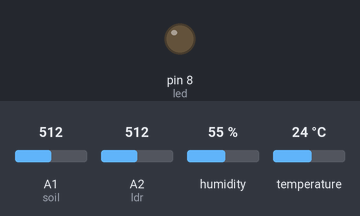
Simulated run of this sketch. Board: Arduino Uno, built with avr-gcc and run on an emulated ATmega328P. On the bench: output pins drawn as LEDs (lit = HIGH). The inputs (shaded band) are chosen by the test bench; at power-on: A1 (soil) = 512, A2 (ldr) = 512, humidity 55 %, temperature 24 °C. Pins used as bus, display or sensor lines are not drawn; what the sketch prints to the serial monitor is not drawn.

Above: at 0.1 s.
At 2.1 s:
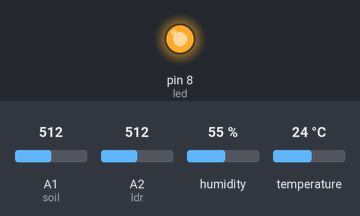
Timing chart, 0 to 3.6 s (numbered marks = the images above):
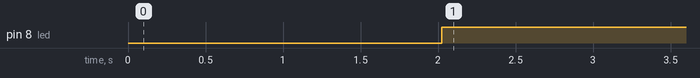

Measured:
- by itself, pin 8 (led): LOW → HIGH at 2.0 s

The sketch:

DHT_ldr_soil.ino
```cpp
#include<DHT.h>
#define DHT_TYPE DHT11
#define DHT_PIN A0
DHT dht(DHT_PIN,DHT_TYPE);
int soil=A1;
int ldr=A2;
int led=8;
int r1=2;
int r2=3;
void setup() {
  dht.begin();
  Serial.begin(9600);
  pinMode(soil,INPUT);
  pinMode(r1,OUTPUT);
  pinMode(led,OUTPUT);
}

void loop() {

  float temp=dht.readTemperature();
  Serial.print("Temperature:");
  Serial.print(temp);
  Serial.println("c");

  //dht block
  float hum=dht.readHumidity();
  Serial.print("Humidity:");
  Serial.println(hum);
  delay(2000);
  if(hum>50)
  {
    digitalWrite(led,HIGH);
    delay(1000);
  }
  else
  {
    digitalWrite(led,LOW);
  }

  // soil moisture block
  int value=analogRead(soil);
  Serial.print("soil Sensor:");
  Serial.println(value);
  if(value>250)
  {
    digitalWrite(r1,HIGH);
    delay(1000);
  }
  else
  {
    digitalWrite(r1,LOW);
  }

  //ldr block
  int val=analogRead(ldr);
  Serial.print("ldr value:");
  Serial.println(val);
  if(val>600)
  {
    digitalWrite(r2,HIGH);
    delay(1000);
  }
  else
  {
    digitalWrite(r2,LOW);
  }

}
```
